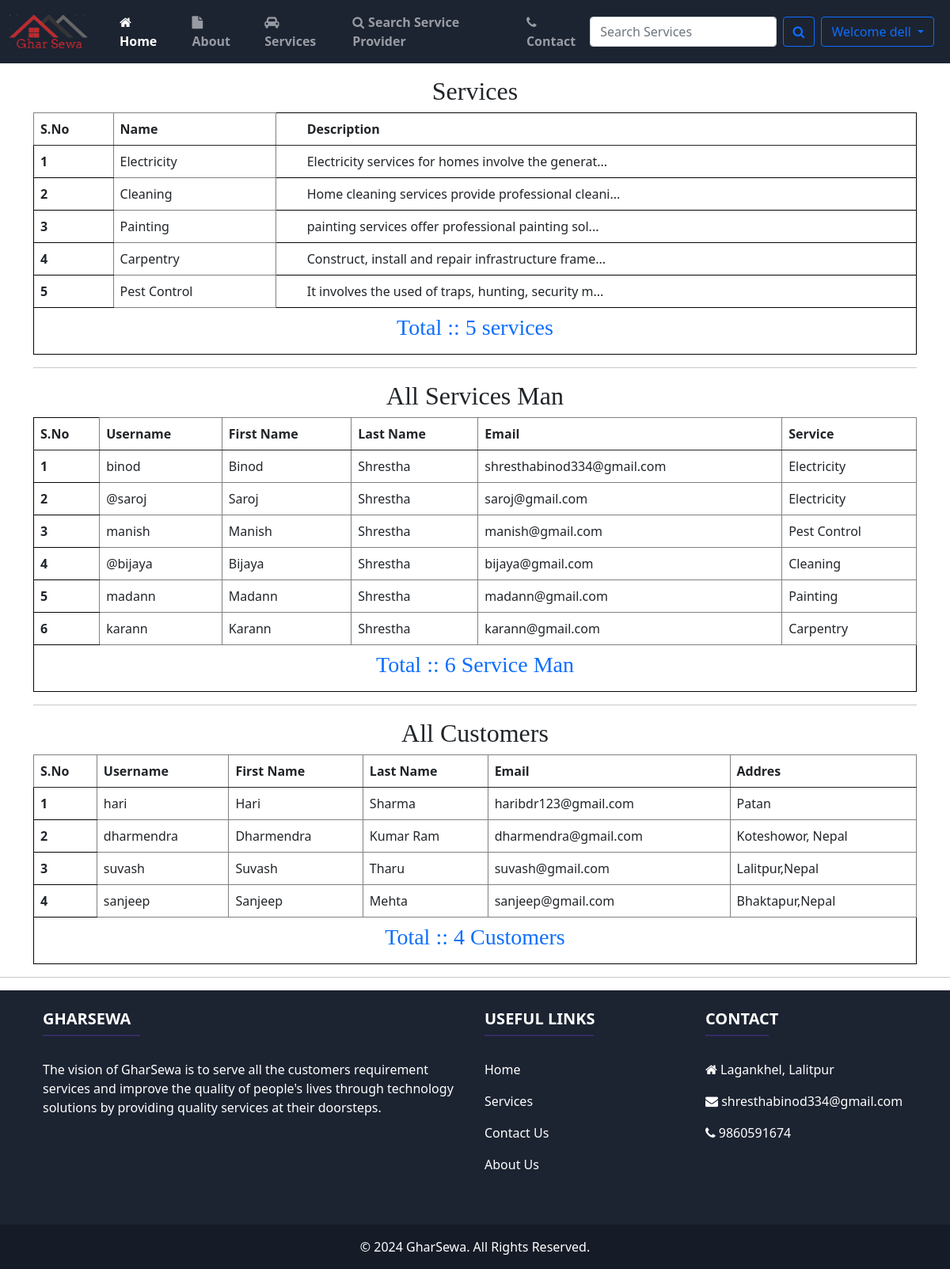
Before: /admin_home/ (signed in) with the older database file.
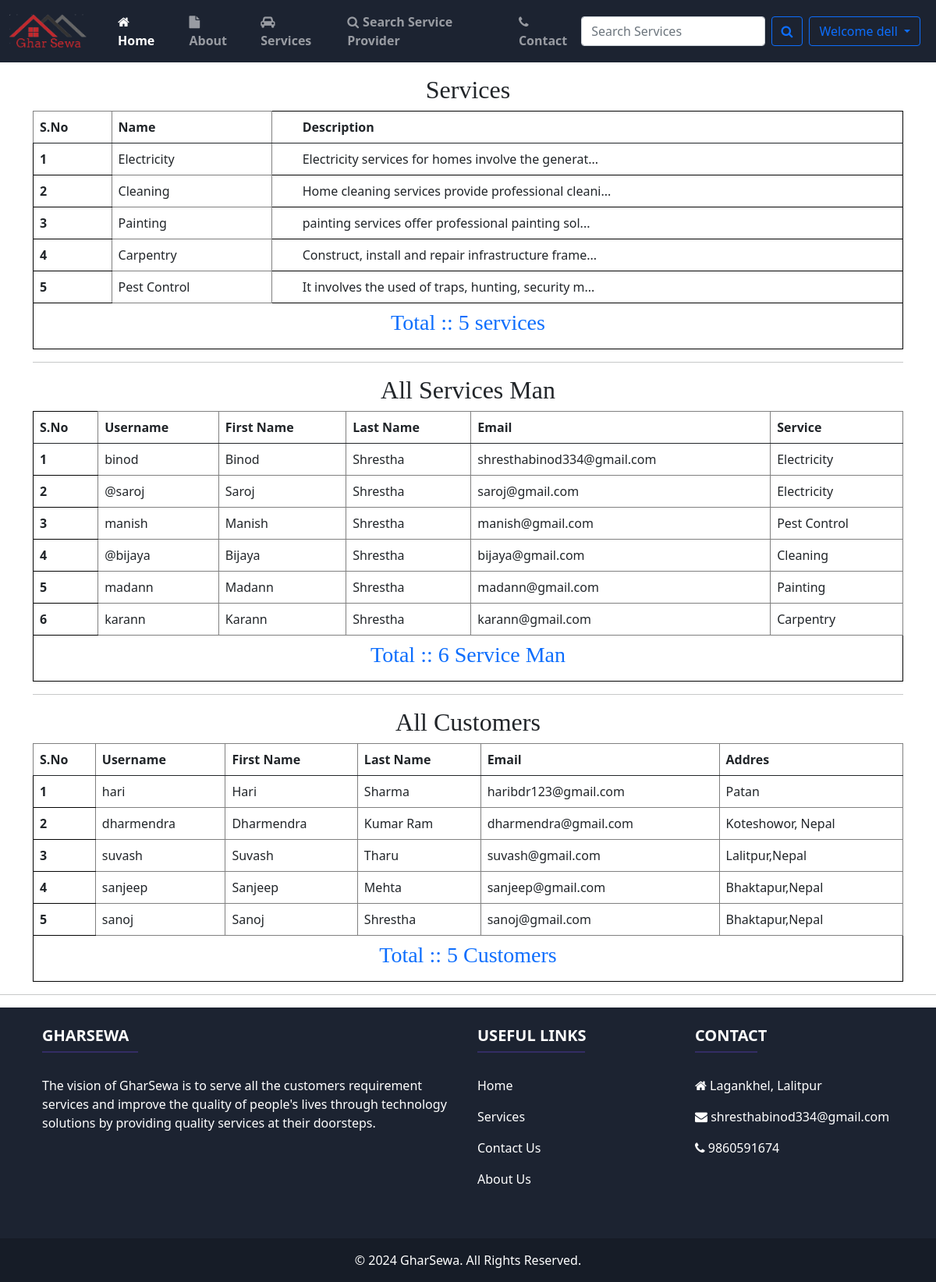
After: the same page with the newer database file.
### home/models.py (models this page shows, shortened)
class Service(models.Model):
    service_id = models.AutoField(primary_key=True)
    service_name = models.CharField(max_length=50)
    service_desc = models.TextField()
    image = models.FileField(null=True)
    pub_date = models.DateField(auto_now_add=True)
    def __str__(self):
        return self.service_name

class Service_Man(models.Model):
    status = models.ForeignKey(Status, on_delete=models.CASCADE, null=True)
    city = models.ForeignKey(
        City, on_delete=models.CASCADE, null=True, blank=True)
    user = models.ForeignKey(User, on_delete=models.CASCADE, null=True)
    phone = models.CharField(max_length=20, null=True)
    image = models.ImageField(upload_to='service_man/', null=True)
    cert = models.FileField(upload_to='service_man/', null=True, default='service_man/certificate.png')
    address = models.CharField(max_length=100, null=True)
    service = models.ForeignKey(
        Service, on_delete=CASCADE, null=True, blank=True)
    experience = models.IntegerField(default=0)
    date_joined = models.DateField(auto_now_add=True)

class Customer(models.Model):
    user = models.ForeignKey(User, on_delete=models.CASCADE, null=True)
    phone = models.CharField(max_length=20, null=True)
    address = models.CharField(max_length=100, null=True)
    image = models.ImageField(upload_to='customer/', null=True)
    date_joined = models.DateField(auto_now_add=True)

### home/views.py (the view)
# urls.py: path('admin_home/', views.admin_home, name= 'admin_home'),
@login_required(login_url='login')
def admin_home(request):
    if request.user.is_staff:
        services = Service.objects.all()
        users = Service_Man.objects.all()
        customers = Customer.objects.all()
        total_services = services.count()
        total_users = users.count()
        total_customers = customers.count()
        context = {'services': services, 'users': users, 'customers': customers,
                   'total_services': total_services, 'total_users': total_users, 'total_customers': total_customers}
        return render(request, 'admin_home.html', context)
    else:
        return redirect('error')

### templates/admin_home.html (shortened to what this page needs)
{% extends 'base.html' %}
{% load static %}
{% block body%}
<div class="container mt-3">
    <div>
        <h2 class="text-center"><a href="/" class="text-dark"> Services</a></h2>
        <table class="table table-hover">
            <thead>
                <tr>
                    <th scope="col" class="col">S.No</th>
                    <th scope="col" class="col">Name</th>
                    <td></td>
                    <th scope="col">Description</th>
                </tr>
            </thead>
            <tbody>
                {% for i in services %}
                <tr>
                    <th scope="row">{{forloop.counter}}</th>
                    <td class="col">{{i.service_name}}</td>
                    <td></td>
                    <td>{{i.service_desc|slice:'0:50'}}...</td>
                </tr>
                {% endfor %}
                <tr>
                    <td scope="row" class="text-center" colspan="4"><h3 class="text-primary">Total :: {{total_services}} services</h3></td>
                </tr>
            </tbody>
        </table>
    </div>
    <hr>
    <div>
        <h2 class="text-center"><a href="/" class="text-dark">All Services Man</a></h2>
        <table class="table table-hover">
            <thead>
                <tr>
                    <th scope="col">S.No</th>
                    <th scope="col" class="col">Username</th>
                    <th scope="col" class="col">First Name</th>
                    <th scope="col" class="col">Last Name</th>
                    <th scope="col" class="col">Email</th>
                    <th scope="col" class="col">Service</th>
                </tr>
            </thead>
            <tbody>
                {% for i in users %}
                <tr>
                    <th scope="row">{{forloop.counter}}</th>
                    <td class="col">{{i.user.username}}</td>
                    <td class="col">{{i.user.first_name}}</td>
                    <td class="col">{{i.user.last_name}}</td>
                    <td class="col">{{i.user.email}}</td>
                    <td class="col">{{i.service}}</td>
                </tr>
                {% endfor %}
                <tr>
                    <td scope="row" class="text-center " colspan="6"><h3 class="text-primary">Total :: {{total_users}} Service Man</h3></td>
                </tr>
            </tbody>
        </table>
    </div>
<hr>
    <div>
        <h2 class="text-center"><a href="/" class="text-dark"> All Customers</a></h2>
        <table class="table table-hover">
            <thead>
                <tr>
                    <th scope="col" class="col">S.No</th>
                    <th scope="col" class="col">Username</th>
                    <th scope="col" class="col">First Name</th>
                    <th scope="col" class="col">Last Name</th>
                    <th scope="col" class="col">Email</th>
                    <th scope="col" class="col">Addres</th>
                </tr>
            </thead>
            <tbody>
                {% for i in customers %}
                <tr>
                    <th scope="row">{{forloop.counter}}</th>
                    <td class="col">{{i.user.username}}</td>
                    <td class="col">{{i.user.first_name}}</td>
                    <td class="col">{{i.user.last_name}}</td>
                    <td class="col">{{i.user.email}}</td>
                    <td class="col">{{i.address}}</td>
                </tr>
                {% endfor %}
                <tr>
                    <td scope="row" class="text-center " colspan="6"><h3 class="text-primary">Total :: {{total_customers}} Customers</h3></td>
                </tr>
            </tbody>
        </table>
    </div>
</div>
<hr>
{% endblock body %}

Changed rows visible on the page:
added Customer: user.username "sanoj", user.first_name "Sanoj", user.last_name "Shrestha", user.email "sanoj@gmail.com", address "Bhaktapur,Nepal"
Other visible differences:
{{ total_customers }}: "4" → "5"
